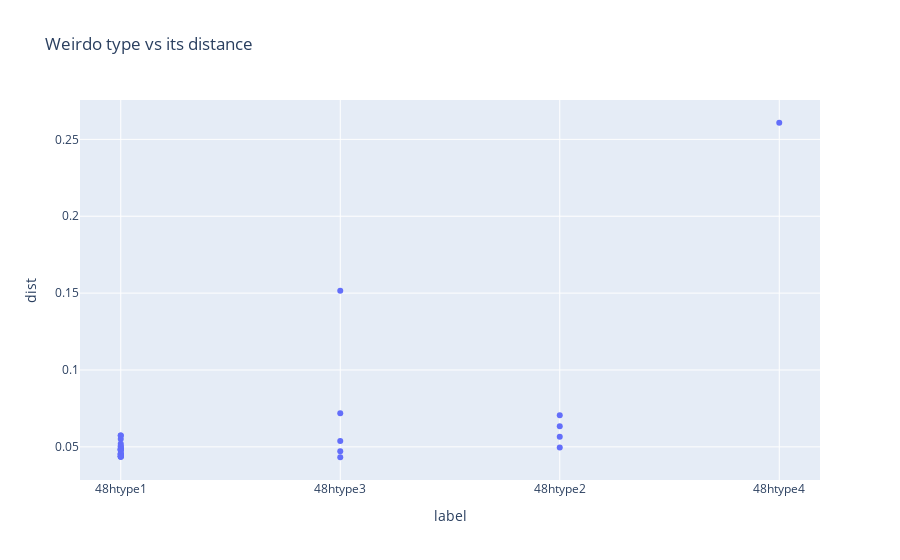

The notebook cell this image was saved under:
### Markdown cell above
## all weirdos

### Code cell
dataframe = file_loc_important_cols.sort_values("toten [eV]", ascending=True).reset_index()
el = "Li"

col_atom_mapping_el_w_dist_label = f'top1_sorted_idxweirdo_dist_label_{el}'
col_top1_sorted_idxweirdo_coor_el = f"top1_sorted_idxweirdo_coor_{el}"

dist_weirdos_el_appendend = []
label_weirdos_el_appended = []
idx_appended = []
coor_weirdos_el_appended = []

for idx in range(dataframe["geometry"].size):
    atom_mapping_el_w_dist_label = dataframe.at[idx, col_atom_mapping_el_w_dist_label]
    coor_weirdos_el = dataframe.at[idx, col_top1_sorted_idxweirdo_coor_el].values()

    for i in atom_mapping_el_w_dist_label.values():
        dist = i[0]['dist']
        label = i[0]['label']

        dist_weirdos_el_appendend.append(dist)
        label_weirdos_el_appended.append(label)
        idx_appended.append(idx)
    
    for single_coor in coor_weirdos_el:
        coor_weirdos_el_appended.append(single_coor[0])

df = pd.DataFrame({'dist': dist_weirdos_el_appendend, 'label': label_weirdos_el_appended, 'idx_nr': idx_appended, 'coor': coor_weirdos_el_appended})

fig = px.scatter(df, 
                x = 'label', 
                y = 'dist',
                title = 'Weirdo type vs its distance',
                hover_data = ['dist', 'label', 'idx_nr', 'coor']
                )

fig.show(config={'scrollZoom': True})

### Figure 1 — Plotly figure (JSON) as saved in the notebook; plotly's stock layout.template omitted (floating-point values rounded to 4 significant figures)
{"data": [{"customdata": [[1, [0.1509, 0.2167, 0.9691]], [1, [0.6509, 0.7167, 0.9691]], [3, [0.02323, 0.7709, 0.1665]], [5, [0.0292, 0.3462, 0.713]], [5, [0.03268, 0.8443, 0.2159]], [9, [0.346, 0.5259, 0.2211]], [9, [0.8551, 0.5342, 0.7121]], [10, [0.973, 0.156, 0.223]], [16, [0.03337, 0.2261, 0.8714]], [17, [0.23, 0.1246, 0.9492]], [19, [0.9861, 0.3432, 0.2831]], [19, [0.3518, 0.2876, 0.9603]], [21, [0.3897, 0.04434, 0.7176]], [23, [0.654, 0.2648, 0.02875]], [23, [0.654, 0.02875, 0.2648]], [24, [0.5287, 0.7242, 0.8401]], [26, [0.03175, 0.7938, 0.1444]], [26, [0.1548, 0.7126, 0.4506]], [27, [0.06611, 0.1992, 0.8744]], [27, [0.6589, 0.7189, 0.9808]], [27, [0.7331, 0.1647, 0.4702]], [29, [0.7719, 0.5232, 0.6508]], [30, [0.05757, 0.3391, 0.698]], [30, [0.8532, 0.9776, 0.7871]], [30, [0.3054, 0.3729, 0.9429]], [32, [0.7694, 0.9692, 0.8774]], [35, [0.6272, 0.1187, 0.608]], [36, [0.1649, 0.4717, 0.7284]], [41, [0.3338, 0.01916, 0.7261]], [41, [0.3338, 0.7737, 0.4807]], [45, [0.2441, 0.75, 0.75]]], "hovertemplate": "label=%{x}<br>dist=%{y}<br>idx_nr=%{customdata[0]}<br>coor=%{customdata[1]}<extra></extra>", "legendgroup": "", "marker": {"color": "#636efa", "symbol": "circle"}, "mode": "markers", "name": "", "orientation": "v", "showlegend": false, "type": "scatter", "x": ["48htype1", "48htype1", "48htype1", "48htype1", "48htype1", "48htype1", "48htype1", "48htype1", "48htype3", "48htype2", "48htype1", "48htype1", "48htype2", "48htype1", "48htype1", "48htype1", "48htype3", "48htype1", "48htype2", "48htype1", "48htype1", "48htype1", "48htype3", "48htype1", "48htype3", "48htype2", "48htype3", "48htype1", "48htype1", "48htype1", "48htype4"], "xaxis": "x", "y": [0.04838, 0.04838, 0.0451, 0.04397, 0.044, 0.04813, 0.05206, 0.04769, 0.07191, 0.06333, 0.04564, 0.05012, 0.04957, 0.05745, 0.05745, 0.04548, 0.04711, 0.04796, 0.05655, 0.04369, 0.04912, 0.05512, 0.04324, 0.05059, 0.05376, 0.07055, 0.1516, 0.04523, 0.04356, 0.04364, 0.2608], "yaxis": "y"}], "layout": {"legend": {"tracegroupgap": 0}, "title": {"text": "Weirdo type vs its distance"}, "xaxis": {"anchor": "y", "domain": [0, 1], "title": {"text": "label"}}, "yaxis": {"anchor": "x", "domain": [0, 1], "title": {"text": "dist"}}}}
